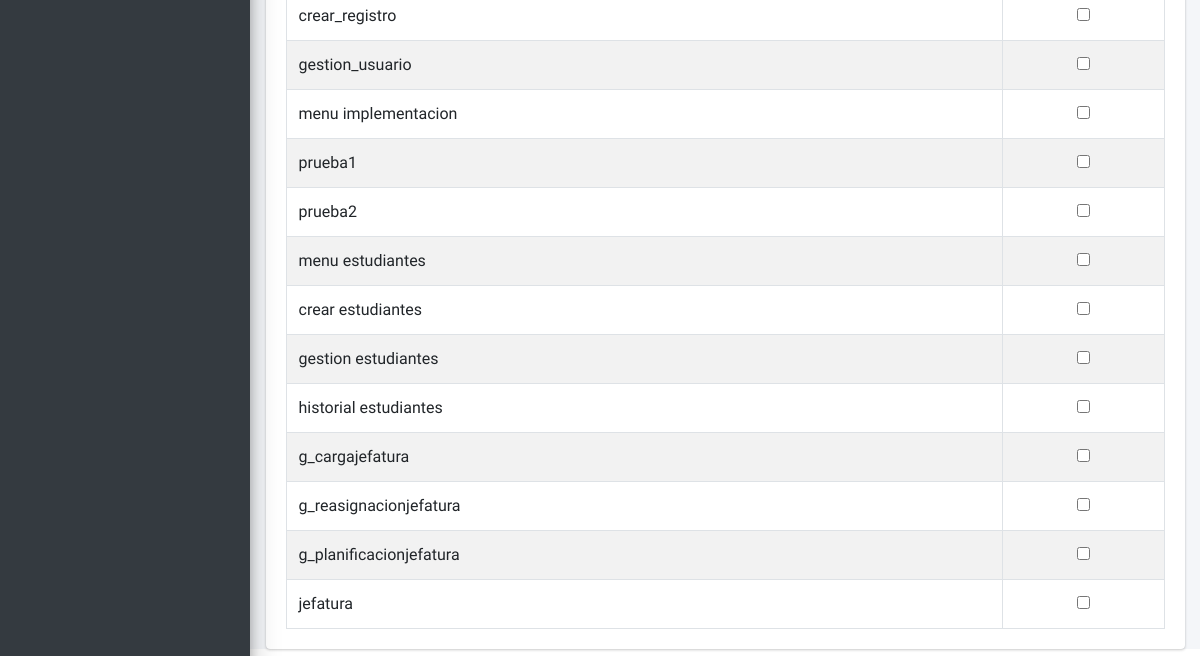
Page /vistas/crear_permisos_usuarios_vista.php?msj=2 (signed in, lower part) on the earlier database version.
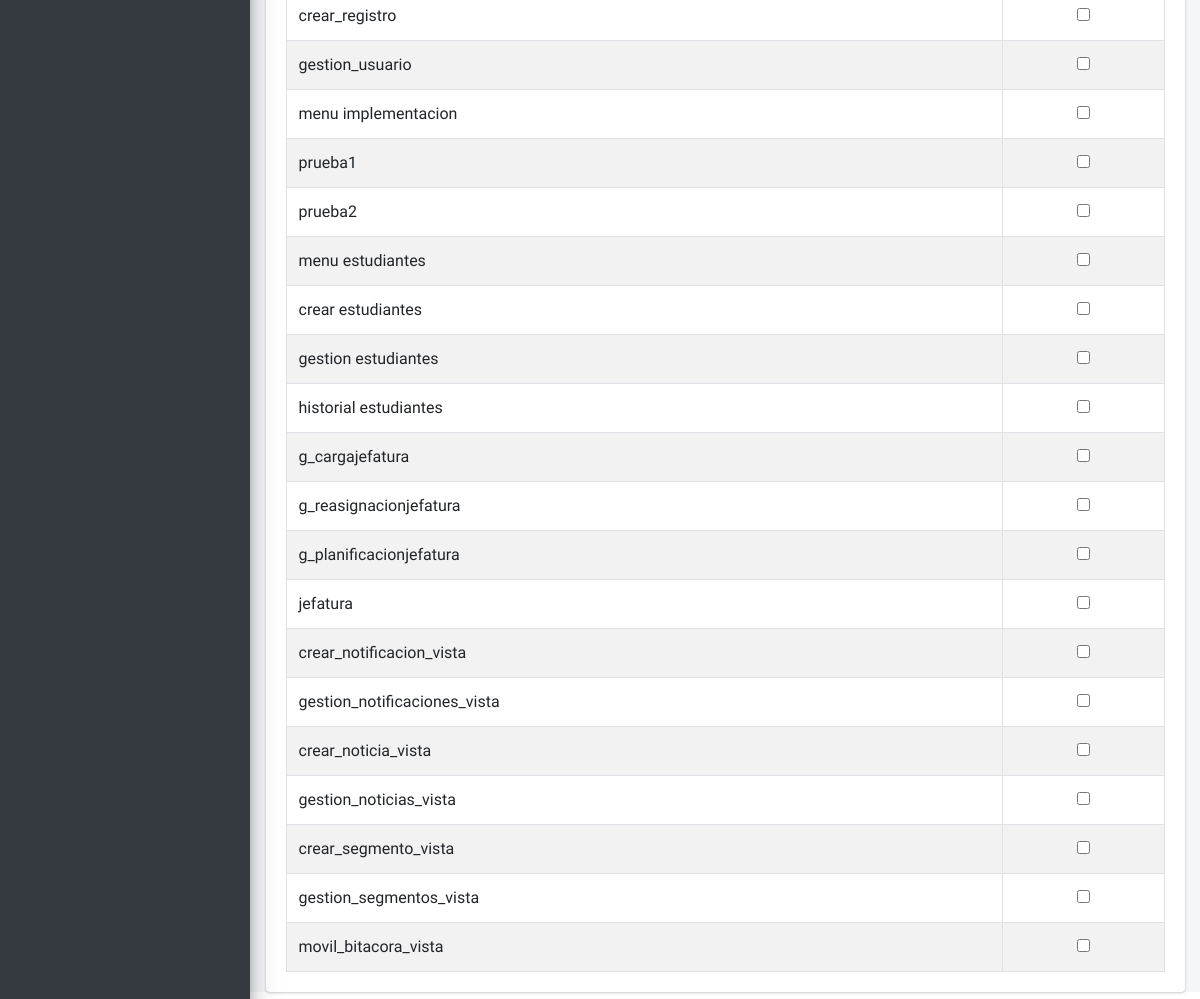
Same page on the later database version.
### tables this page shows
CREATE TABLE `tbl_objetos` (
  `Id_objeto` bigint(20) NOT NULL,
  `objeto` varchar(255) NOT NULL,
  `descripcion` varchar(255) NOT NULL
);

### vistas/crear_permisos_usuarios_vista.php (the view, shortened to what this page needs)
<?php
require_once ('../vistas/pagina_inicio_vista.php');
require_once ('../clases/funcion_permisos.php');
$sqltabla_permisos="select Id_objeto, objeto   from tbl_objetos";
$resultadotabla_permisos = $mysqli->query($sqltabla_permisos);
?>
<!DOCTYPE html>
<html>
<head>
</head>
<body >
    <div class="content-wrapper">
    <section class="content">
            <div class="container-fluid">
<form action="../Controlador/guardar_permisos_usuarios_controlador.php" method="post"  data-form="save" autocomplete="off" class="FormularioAjax">
<div class="card card-default">
            <div class="card-body">
              <table id="tabla" class="table table-bordered table-striped">
                <tbody>
           <?php while($row = $resultadotabla_permisos->fetch_array(MYSQLI_ASSOC)) { ?>
                <tr>
        <td><?php echo $row['objeto']; ?></td>
                  <td style="text-align: center;">
                        <input type="checkbox" name="objeto[]" value="<?php echo $row['Id_objeto']; ?>">
                  </td>
               </tr>
                 <?php } ?>
             </tbody>
            </table>
         </div>
          </div>
</form>
  </div>
</section>
</div>
</body>
</html>

### vistas/pagina_inicio_vista.php (shortened to what this page needs)
<!DOCTYPE html>
<html lang="en">
<head>
  <link rel="stylesheet" href="../plugins/sweetalert2-theme-bootstrap-4/bootstrap-4.min.css">
  <link rel="stylesheet" href="../plugins/fontawesome-free/css/all.min.css">
  <link rel="stylesheet" href="../plugins/select2/css/select2.min.css">
  <link rel="stylesheet" href="../plugins/select2-bootstrap4-theme/select2-bootstrap4.min.css">
  <link rel="stylesheet" href="../plugins/bootstrap4-duallistbox/bootstrap-duallistbox.min.css">
  <link rel="stylesheet" href="../plugins/icheck-bootstrap/icheck-bootstrap.min.css">
  <link rel="stylesheet" href="../plugins/bootstrap-colorpicker/css/bootstrap-colorpicker.min.css">
  <link rel="stylesheet" href="https://code.ionicframework.com/ionicons/2.0.1/css/ionicons.min.css">
  <link rel="stylesheet" href="../plugins/datatables-bs4/css/dataTables.bootstrap4.min.css">
  <link rel="stylesheet" href="../plugins/datatables-responsive/css/responsive.bootstrap4.min.css">
  <link rel="stylesheet" href="../plugins/overlayScrollbars/css/OverlayScrollbars.min.css">
  <link rel="stylesheet" href="../dist/css/adminlte.min.css">
  <link rel="stylesheet" type="text/css" href="../plugins/sweetalert2/sweetalert2.min.css">
  <link rel="stylesheet" href="../dist/css/sweetalert2.css">
</head>
<body class="hold-transition sidebar-mini layout-fixed">
  <div class="wrapper">
    <aside class="main-sidebar sidebar-dark-primary elevation-4">
    </aside>
  </div>
</body>
</html>

Differences in the rows shown:
added tbl_objetos: objeto "crear_notificacion_vista"
added tbl_objetos: objeto "gestion_notificaciones_vista"
added tbl_objetos: objeto "crear_noticia_vista"
added tbl_objetos: objeto "gestion_noticias_vista"
added tbl_objetos: objeto "crear_segmento_vista"
added tbl_objetos: objeto "gestion_segmentos_vista"
added tbl_objetos: objeto "movil_bitacora_vista"
